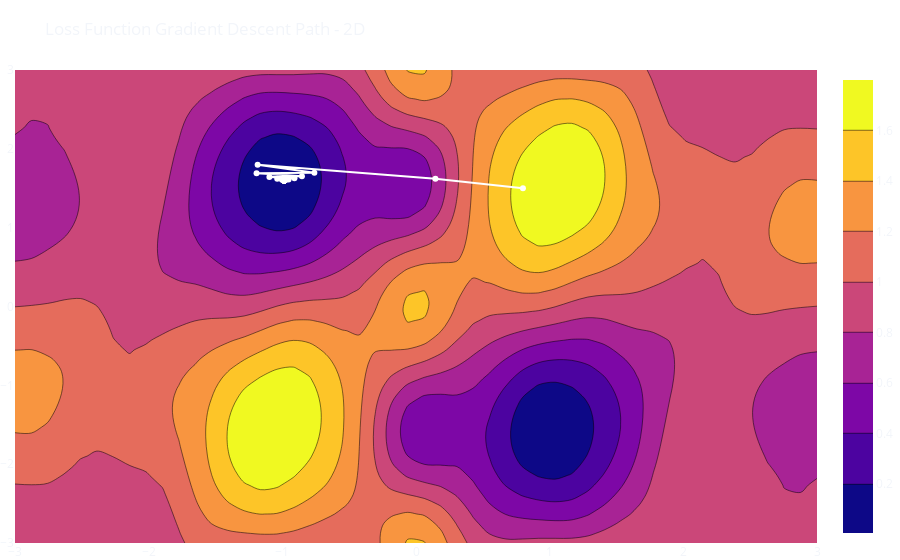

The code cell stored with this chart in its notebook:
### Markdown cell above
**Our loss landscape was two possible global minimums and many local minima and saddle points that can get our gradient stuck. Thus, we will use a common trick in ML. We will decrease the size of the gradient step by making or learning rate shrink as epochs pass.**

**Starting our optimizer from two different points, we will track its travel across the loss landscape. In the end, our model will find the most suited parameters to model our ~ mystery function ~.**

### Code cell
from IPython.display import Markdown
import math


def gradient_descent(w_0, lr=lambda t: 1./(t+1.), nepochs=10):
    """
    Performs gradient descent optimization to minimize a function 
    with the given initial weights.

    Args:
    - w_0 (numpy.ndarray): Initial weights.
    - lr (function): Learning rate function, takes the current 
        epoch as input and returns a scalar. Defaults to 1./(t+1.), 
        where t is the current epoch.
    - nepochs (int): Number of epochs to train.

    Returns:
    - numpy.ndarray: A numpy array of shape (nepochs+1, n_weights), 
        where n_weights is the number of weights in the model. 
        Each row contains the weights after an epoch of training.
    """
    w = w_0.copy()
    values = [w]
    for t in range(nepochs):
        w = w - lr(t) * gradient(w)
        values.append(w)
    return np.array(values)


GD_VALUES = gradient_descent(np.array([.8, 1.5]),
                             nepochs=400,
                             lr=lambda t: 1./np.sqrt(t+1.))

fig = go.Figure()

fig.add_trace(go.Contour(
    x=loss_grad_df['w0'], y=loss_grad_df['w1'], z=loss_grad_df['MSE']))

fig.add_trace(go.Scatter(x=GD_VALUES[:, 0], y=GD_VALUES[:, 1], name='Gradient Path', mode="markers+lines",
                         line=go.scatter.Line(color='white')))

fig.update_layout(margin=dict(l=0, r=0, t=70, b=0),
                  xaxis_range=[w0_val.min(), w0_val.max()],
                  yaxis_range=[w1_val.min(), w1_val.max()],
                  template='plotly_dark',
                  title='Loss Function Gradient Descent Path - 2D',
                  paper_bgcolor='rgba(0, 0, 0, 0)',
                  plot_bgcolor='rgba(0, 0, 0, 0)')

fig.show()

fig = go.Figure()

fig.add_trace(
    go.Surface(x=w0_val, y=w1_val,
               z=loss_log_df['MSE'].to_numpy().reshape((len(w0_val), len(w1_val)))))

fig.add_trace(
    go.Scatter3d(x=GD_VALUES[:, 1], y=GD_VALUES[:, 0], z=[np.mean((y - model(w, x))**2) for w in GD_VALUES],
                 line=dict(color='white')))

fig.update_layout(margin=dict(l=0, r=0, t=70, b=0),
                  template='plotly_dark',
                  title='Loss Function Gradient Descent Path - 3D',
                  paper_bgcolor='rgba(0, 0, 0, 0)',
                  plot_bgcolor='rgba(0, 0, 0, 0)')

fig.show()


GD_VALUES = gradient_descent(np.array([-.8, -1.5]),
                             nepochs=400,
                             lr=lambda t: 1./np.sqrt(t+1.))

fig = go.Figure()

fig.add_trace(go.Contour(
    x=loss_grad_df['w0'], y=loss_grad_df['w1'], z=loss_grad_df['MSE']))

fig.add_trace(go.Scatter(x=GD_VALUES[:, 0], y=GD_VALUES[:, 1], name='Gradient Path', mode="markers+lines",
                         line=go.scatter.Line(color='white')))

fig.update_layout(margin=dict(l=0, r=0, t=70, b=0),
                  xaxis_range=[w0_val.min(), w0_val.max()],
                  yaxis_range=[w1_val.min(), w1_val.max()],
                  template='plotly_dark',
                  title='Loss Function Gradient Descent Path - 2D',
                  paper_bgcolor='rgba(0, 0, 0, 0)',
                  plot_bgcolor='rgba(0, 0, 0, 0)')

fig.show()


fig = go.Figure()
fig.add_trace(
    go.Surface(x=w0_val, y=w1_val,
               z=loss_log_df['MSE'].to_numpy().reshape((len(w0_val), len(w1_val)))))
fig.add_trace(
    go.Scatter3d(x=GD_VALUES[:, 1], y=GD_VALUES[:, 0], z=[np.mean((y - model(w, x))**2) for w in GD_VALUES],
                 line=dict(color='white')))

fig.update_layout(margin=dict(l=0, r=0, t=70, b=0),
                  template='plotly_dark',
                  title='Loss Function Gradient Descent Path - 3D',
                  paper_bgcolor='rgba(0, 0, 0, 0)',
                  plot_bgcolor='rgba(0, 0, 0, 0)')

fig.show()


display(Markdown(f'''
## Final values for $w$ and $b$ after gradient descent:

- $w = {GD_VALUES[-1][0]}$.
- $b = {GD_VALUES[-1][1]}$.

### Final Model:

$$\cos({GD_VALUES[-1][0]} \\times x + {GD_VALUES[-1][1]})$$

### Fun Fact:

$$\sin(x) = \cos(x - \pi /2)$$
$$- \sin(x) = \cos(x + \pi /2)$$ 

**And that is why our loss-landscape has _two_ global minima.**

**Our model was trying to aproximate $\pi /2$, which is: ${math.pi/2}$**. 

**Our model got really close, the difference between ${GD_VALUES[-1][1]}$ and $\pi /2$ being ${- GD_VALUES[-1][1] - math.pi/2}$!**

'''
                 ))

### Figure 1 — Plotly figure (JSON) as saved in the notebook; plotly's stock layout.template omitted (floating-point values rounded to 4 significant figures; data arrays with more than 128 entries replaced by an {"elided": "..."} marker saying what was removed)
{"data": [{"type": "contour", "x": {"elided": "2500 float values"}, "y": {"elided": "2500 float values"}, "z": {"elided": "2500 float values"}}, {"line": {"color": "white"}, "mode": "markers+lines", "name": "Gradient Path", "type": "scatter", "x": {"elided": "401 float values"}, "y": {"elided": "401 float values"}}], "layout": {"margin": {"b": 0, "l": 0, "r": 0, "t": 70}, "paper_bgcolor": "rgba(0, 0, 0, 0)", "plot_bgcolor": "rgba(0, 0, 0, 0)", "title": {"text": "Loss Function Gradient Descent Path - 2D"}, "xaxis": {"range": [-3, 3]}, "yaxis": {"range": [-3, 3]}}}
